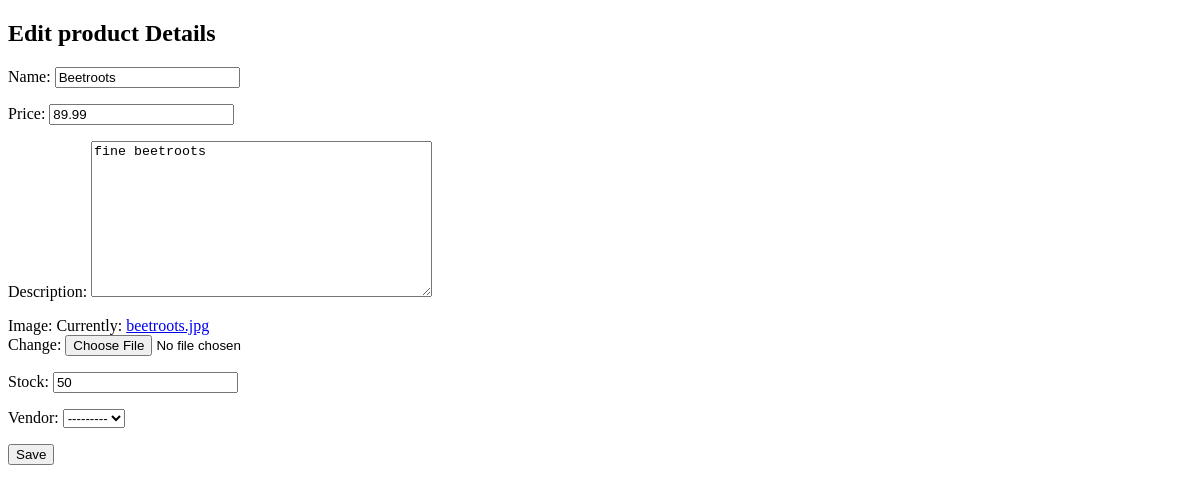
/inventories/products/edit/3/, run on an earlier commit of the app's database.
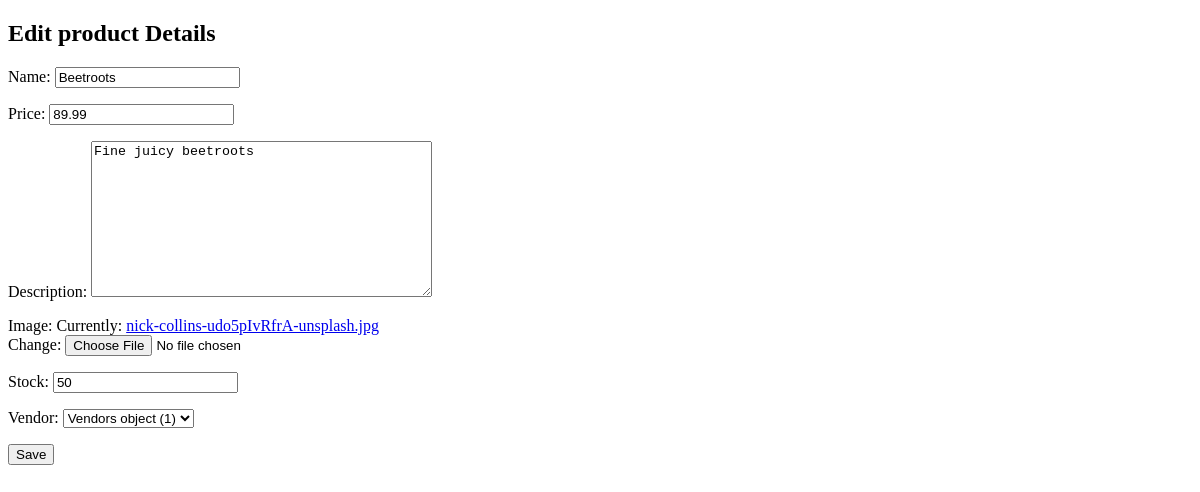
And on a later commit of the database.
### inventories/models.py (models this page shows)
class Product(models.Model):
    name=models.CharField(max_length=32)
    price=models.DecimalField(max_digits=8,decimal_places=2)
    description=models.TextField()
    image=models.ImageField()
    date_created=models.DateTimeField(auto_now_add=True)
    date_updated=models.DateTimeField(auto_now=True)
    stock=models.PositiveIntegerField()
    vendor = models.ForeignKey(Vendors, null=True, on_delete=models.CASCADE)

### inventories/views.py (the view)
# urls.py: path("products/edit/<int:id>/", product_update_view, name="product_update"),
def product_update_view(request,id):
     product = Product.objects.get(id=id)
     if request.method == "POST":
          form = ProductUploadForm(request.POST,instance=product)
          if form.is_valid():
               form.save()
               return redirect("product_detail_view",id=product.id)
     else:
          form = ProductUploadForm(instance=product)
          return render(request,"inventories/edit_product.html",{"form":form})

### inventories/forms.py
class ProductUploadForm(forms.ModelForm):
    class Meta:
        model = Product
        fields = "__all__"

### templates/inventories/edit_product.html (shortened to what this page needs)
<!DOCTYPE html>
<html lang="en">
<head>
</head>
<body>
    <h2> Edit product Details</h2>
    <form method="POST" class="upload_form">
        {{form.as_p}}
        <button type="submit" class="but"> Save </button>
   </form>
</body>
</html>

What changed in the data, as far as the page shows it:
changed Product "Beetroots": description "fine beetroots" → "Fine juicy beetroots"; vendor "---------" → "Vendors object (1)"
Also different on the page:
text no longer shown: "Name: Price: Description: Image: Currently: beetroots.jpg Change: Stock: Vendor:"
text now shown: "Name: Price: Description: Image: Currently: nick-collins-udo5pIvRfrA-unsplash.jpg Change: Stock: Vendor:"
